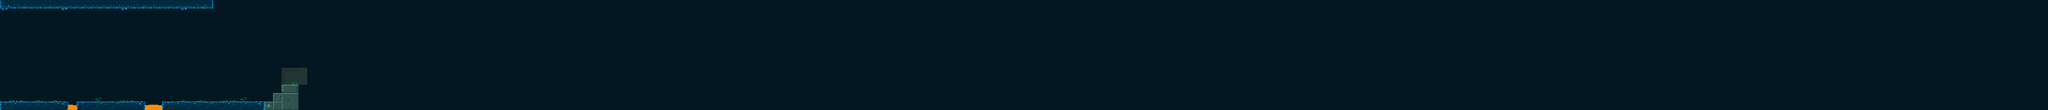

The image is a tile-based game level rendered from a .tmx file. Its description and source (layers, tilesets, objects; grid data summarised) follow:
An orthogonal 240x13 tile map with 16x16 px tiles, 2 tile layers (background, graphics) and 6 objects.

<map version="1.10" tiledversion="1.10.2" orientation="orthogonal" renderorder="right-down" width="240" height="13" tilewidth="16" tileheight="16" infinite="0" nextlayerid="5" nextobjectid="14">
 <tileset firstgid="1" source="tileset_grotto.tsx" />
 <layer id="2" name="background" width="240" height="13">
  <data>[3120 cells, 3120 non-empty, 6 distinct tile ids]</data>
 </layer>
 <layer id="1" name="graphics" width="240" height="13">
  <data>[3120 cells, 94 non-empty, 27 distinct tile ids]</data>
 </layer>
 <objectgroup id="3" name="ground">
  <object id="6" x="0" y="192" width="128" height="16" />
  <object id="9" x="144" y="192" width="128" height="16" />
  <object id="10" x="304" y="192" width="256" height="16" />
  <object id="11" x="528" y="160" width="32" height="16" />
  <object id="12" x="512" y="176" width="48" height="16" />
  <object id="13" x="0" y="0" width="400" height="16" />
 </objectgroup>
 <objectgroup id="4" name="coins" />
</map>
